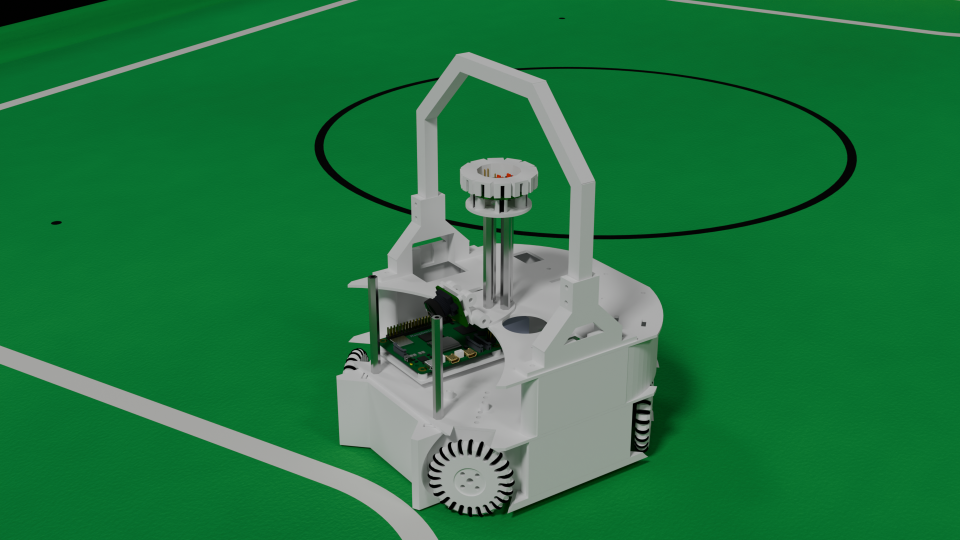
#> input picture hardware/3d_render/robot_render.png, 1920 x 1080 px (shown at 1/2 size); its folder holds only this picture in this run
$ python -i camera.py   (imports and definitions only)
#> lines starting #> are read from the running program, lines starting #| are printed output that depends on the picture; after the words box and inside, x2 and y2 are one past the last pixel; in counts of white or black regions, pixels touching at a corner belong together
#> in detect_goal_alignment, `hsv_frame = cv2.cvtColor(frame, cv2.COLOR_RGB2HSV)`: hsv_frame: shape (1080, 1920, 3); mean H, S, V 67.1, 193.1, 117.2
import time
import numpy as np
import cv2
from dataclasses import dataclass, field
from typing import List
from picamera2 import Picamera2 # pyright: ignore[reportMissingImports]

from config import CAMERA_MAX_FPS, FRAME_WIDTH, FRAME_HEIGHT, CAMERA_BUFFER_COUNT
from helpers.detection_visualizer import DetectedObject


@dataclass
class FrameData:
    frame: np.ndarray
    timestamp: float


@dataclass
class GoalColorCalibration:
    """HSV color ranges for goal detection"""
    yellow_lower: np.ndarray = field(default_factory=lambda: np.array([20, 100, 100]))
    yellow_upper: np.ndarray = field(default_factory=lambda: np.array([30, 255, 255]))

    blue_lower: np.ndarray = field(default_factory=lambda: np.array([100, 100, 100]))
    blue_upper: np.ndarray = field(default_factory=lambda: np.array([130, 255, 255]))

@dataclass
class GoalDetectionResult:
    alignment: float            # -1.0 (too far left) to 1.0 (too far right), 0.0 is centered
    goal_detected: bool
    goal_center_x: int | None   # X coordinate of goal center in frame
    goal_area: float            # Area of detected goal in pixels
    distance_mm: float | None   # Distance to goal in millimeters
    goal_height_pixels: float   # Height of detected goal in pixels
    _rect: tuple[int, int, int, int] | None = None  # Cached bounding rect (x, y, w, h) for visualization


picam = None


# [108 lines left out: functions init_camera, get_frame, yuv420_to_rgb, detect_ball, detect_goal_alignment_with_rect, not called in this run]


def _detect_goal_alignment_internal(
    hsv_frame: np.ndarray,
    goal_color: str = "yellow",
    calibration: GoalColorCalibration | None = None,
    min_area: int = 500,
    focal_length_pixels: float | None = None,
    real_goal_height_mm: float = 100.0
) -> GoalDetectionResult:
    if calibration is None:
        calibration = GoalColorCalibration()

    x, y, w, h = _get_goal_bounding_rect(
        hsv_frame=hsv_frame,
        goal_color=goal_color,
        calibration=calibration,
        min_area=min_area
    )

    if (x, y, w, h) == (0, 0, 0, 0):
        return GoalDetectionResult(
            alignment=0.0,
            goal_detected=False,
            goal_center_x=None,
            goal_area=0.0,
            distance_mm=None,
            goal_height_pixels=0.0
        )

    goal_area = w * h

    goal_center_x = x + w // 2
    goal_height_pixels = h

    distance_mm = None
    if focal_length_pixels is not None and goal_height_pixels > 0:
        distance_mm = (real_goal_height_mm * focal_length_pixels) / goal_height_pixels

    frame_center_x = hsv_frame.shape[1] // 2
    max_offset = hsv_frame.shape[1] // 2
    alignment = (goal_center_x - frame_center_x) / max_offset

    alignment = max(-1.0, min(1.0, alignment))

    result = GoalDetectionResult(
        alignment=alignment,
        goal_detected=True,
        goal_center_x=goal_center_x,
        goal_area=goal_area,
        distance_mm=distance_mm,
        goal_height_pixels=float(goal_height_pixels)
    )
    result._rect = (x, y, w, h)
    return result


def _get_goal_bounding_rect(
    hsv_frame: np.ndarray,
    goal_color: str = "yellow",
    calibration: GoalColorCalibration | None = None,
    min_area: int = 500
) -> tuple[int, int, int, int]:
    """
    Get the bounding rectangle for a detected goal.
    NOTE: This function is typically called from detect_goal_alignment_with_rect
    which caches the result. Use the cached value from GoalDetectionResult._rect when available.

    Returns:
        Tuple of (x, y, width, height) or (0, 0, 0, 0) if not detected
    """
#> called with goal_color = 'yellow', min_area = 500
    if calibration is None:
        calibration = GoalColorCalibration()

    if goal_color.lower() == "yellow":
        lower = calibration.yellow_lower
        upper = calibration.yellow_upper
    elif goal_color.lower() == "blue":
        lower = calibration.blue_lower
        upper = calibration.blue_upper
    else:
        return 0, 0, 0, 0

    mask = cv2.inRange(hsv_frame, lower, upper)
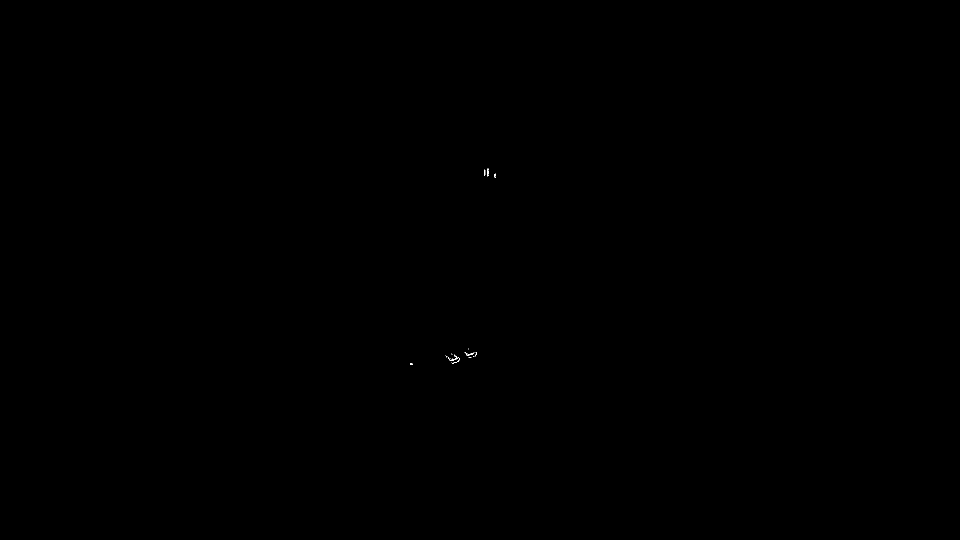
#> mask: shape (1080, 1920) (shown at 1/2 size); 0.01% white in thin lines or dots, all inside (x1, y1, x2, y2) = (820, 337, 992, 730)
    kernel = cv2.getStructuringElement(cv2.MORPH_ELLIPSE, (3, 3))
    mask = cv2.morphologyEx(mask, cv2.MORPH_OPEN, kernel, iterations=1)
#> mask: shape (1080, 1920); 0% white in thin lines or dots, all inside (x1, y1, x2, y2) = (820, 340, 971, 730)
    # mask = cv2.morphologyEx(mask, cv2.MORPH_CLOSE, kernel, iterations=1)

    contours, _ = cv2.findContours(mask, cv2.RETR_EXTERNAL, cv2.CHAIN_APPROX_SIMPLE)
#> contours = 5 contours, all with area under 20

    if not contours:
        return 0, 0, 0, 0

    largest_contour = max(contours, key=cv2.contourArea)
#> largest_contour = contour of 16 points, box (x1, y1, x2, y2) (903, 716, 914, 722), area 13
    goal_area = cv2.contourArea(largest_contour)
#> goal_area = 13

    if goal_area < min_area:
        return 0, 0, 0, 0

    x, y, w, h = cv2.boundingRect(largest_contour)
    return x, y, w, h


def detect_goal_alignment(
    frame: np.ndarray,
    goal_color: str = "yellow",
    calibration: GoalColorCalibration | None = None,
    min_area: int = 500,
    focal_length_pixels: float | None = None,
    real_goal_height_mm: float = 100.0
) -> GoalDetectionResult:
    """Legacy function - use detect_goal_alignment_with_rect for visualizations."""
    hsv_frame = cv2.cvtColor(frame, cv2.COLOR_RGB2HSV)
    return _detect_goal_alignment_internal(hsv_frame, goal_color, calibration, min_area, focal_length_pixels, real_goal_height_mm)
#> in _detect_goal_alignment_internal, `x, y, w, h = _get_goal_bounding_rect( hsv_frame=hsv_frame, goal_color=..`: x = 0

>>> import cv2
>>> picture = cv2.cvtColor(cv2.imread('../../hardware/3d_render/robot_render.png'), cv2.COLOR_BGR2RGB)
>>> result = detect_goal_alignment(picture)
